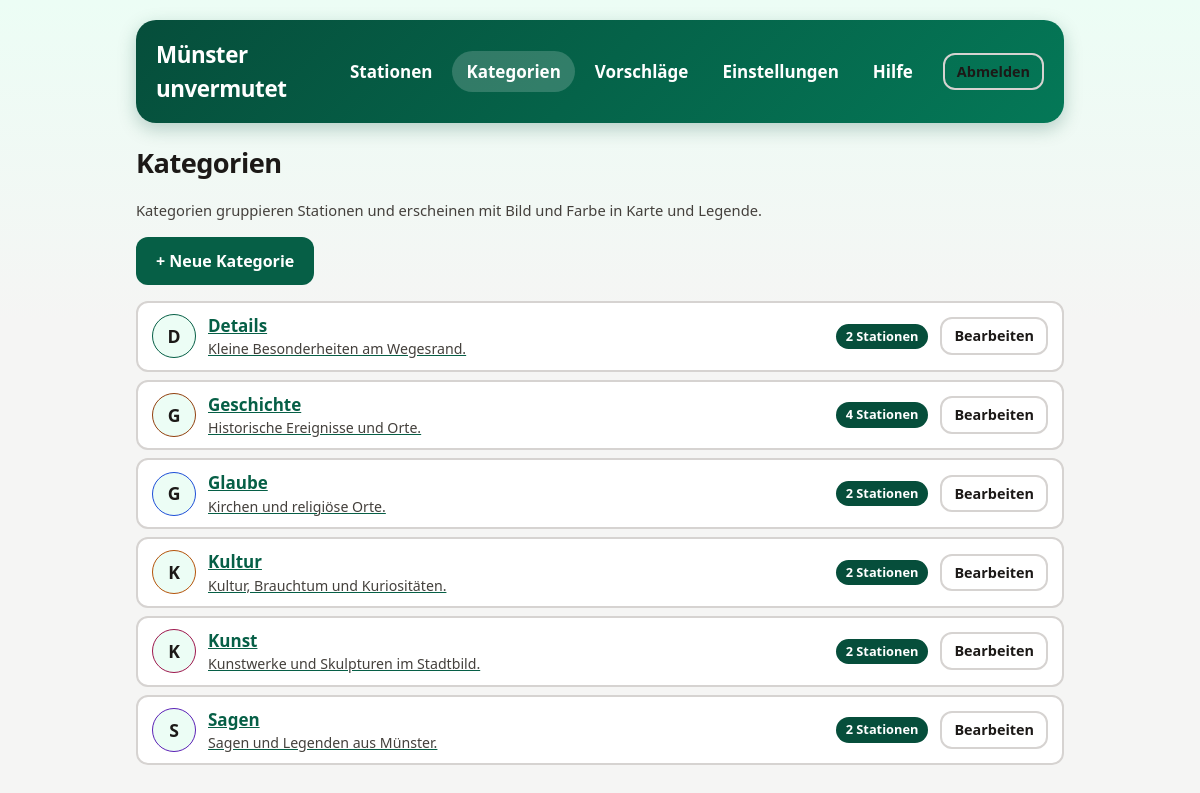
The app's page /admin/categories.php (signed in) with its own data.
### tables this page shows
CREATE TABLE categories (
    id TEXT PRIMARY KEY,
    name TEXT NOT NULL,
    description TEXT NOT NULL DEFAULT '',
    icon TEXT,
    color TEXT NOT NULL DEFAULT '#065f46'
        CHECK (length(color) = 7 AND color GLOB '#[0-9A-Fa-f][0-9A-Fa-f][0-9A-Fa-f][0-9A-Fa-f][0-9A-Fa-f][0-9A-Fa-f]'),
    created_at TEXT NOT NULL,
    updated_at TEXT NOT NULL
);

### includes/config.php (called while the page is built, shortened)
<?php
function config(string $key = null)
{
    static $config = null;
    if ($config === null) {
        $root = dirname(__DIR__);
        $config = [
            'root' => $root,
            'db_path' => $root . '/data/game.sqlite',
            'schema_path' => $root . '/setup/schema.sql',
            'upload_dir' => $root . '/uploads',
            'upload_url' => 'uploads',
            'upload_max_bytes' => 8 * 1024 * 1024,
            'upload_max_edge' => 4000,
            'session_name' => 'muenster_admin',
            'session_timeout' => 300,
            'login_max_attempts' => 5,
            'login_window' => 900,
            'suggest_max_per_hour' => 5,
            'allow_http_links' => true,
            'timezone' => 'Europe/Berlin',
            'debug' => false,
        ];
        $local = __DIR__ . '/config.local.php';
        if (is_file($local)) {
            $config = array_merge($config, (array) require $local);
        }
        date_default_timezone_set($config['timezone']);
    }
    return $key === null ? $config : $config[$key];
}

### includes/config.local.php (called while the page is built)
<?php return ['debug' => true];

### includes/database.php (called while the page is built, shortened)
<?php
require_once __DIR__ . '/config.php';
function db(): PDO
{
    static $pdo = null;
    if ($pdo === null) {
        $path = config('db_path');
        $isNew = !is_file($path);
        $pdo = new PDO('sqlite:' . $path, null, null, [
            PDO::ATTR_ERRMODE => PDO::ERRMODE_EXCEPTION,
            PDO::ATTR_DEFAULT_FETCH_MODE => PDO::FETCH_ASSOC,
            PDO::ATTR_EMULATE_PREPARES => false,
        ]);
        $pdo->exec('PRAGMA foreign_keys = ON');
        $pdo->exec('PRAGMA busy_timeout = 5000');
        $pdo->exec((string) file_get_contents(config('schema_path')));
    }
    return $pdo;
}

### includes/uploads.php (called while the page is built, shortened)
<?php
require_once __DIR__ . '/config.php';
function is_managed_upload(?string $path): bool
{
    return (bool) $path && (bool) preg_match('#^' . preg_quote(config('upload_url'), '#') . '/[a-f0-9]{32}\.(?:jpg|png)$#', $path);
}

### admin/categories.php (the view, shortened to what this page needs)
<?php
require __DIR__ . '/_bootstrap.php';
$categories = db()->query(
    'SELECT c.id, c.name, c.description, c.icon, c.color, COUNT(s.id) AS stations
     FROM categories c LEFT JOIN stations s ON s.category = c.id
     GROUP BY c.id ORDER BY c.name COLLATE NOCASE'
)->fetchAll();
?>
<h1 class="admin-title">Kategorien</h1>
<p class="task-intro">Kategorien gruppieren Stationen und erscheinen mit Bild und Farbe in Karte und Legende.</p>
<div class="admin-toolbar"><a class="btn" href="category-edit.php">+ Neue Kategorie</a></div>
<ul class="station-list">
  <?php foreach ($categories as $c): ?>
  <li class="station-item">
    <span class="ico" style="border-color: <?= h($c['color']) ?>"><?= category_ico($c) ?></span>
    <a class="admin-main" href="category-edit.php?id=<?= h(urlencode($c['id'])) ?>"><?= h($c['name']) ?>
      <small><?= h($c['description']) ?></small></a>
    <span class="badge"><?= (int) $c['stations'] ?> Stationen</span>
    <span class="admin-actions">
      <a class="btn secondary small" href="category-edit.php?id=<?= h(urlencode($c['id'])) ?>">Bearbeiten</a>
    </span>
  </li>
  <?php endforeach; ?>
</ul>

### admin/admin.css (style rules this page uses)
:root { font-family: system-ui, -apple-system, 'Segoe UI', sans-serif; color-scheme: light dark; --green: #065f46; --green-dark: #064e3b; --green-soft: #ecfdf5; --ink: #1c1917; --muted: #44403c; --bg: #f5f5f4; --bg-top: #ecfdf5; --surface: #fff; --surface-alt: #f5f5f4; --border: #d6d3d1; --border-soft: #e7e5e4; --link: #065f46; --focus: #f59e0b; --danger: #b91c1c; --danger-soft: #fee2e2; --ok-soft: #d1fae5; --hero-from: #064e3b; --hero-to: #047857; --hero-text: #d1fae5; --cat: #065f46; --cat-soft: #ecfdf5; --shadow: rgba(6, 78, 59, 0.25); }
* { box-sizing: border-box; }
body { margin: 0; background: linear-gradient(180deg, var(--bg-top) 0, var(--bg) 320px) no-repeat var(--bg); color: var(--ink); font-size: 1.0625rem; line-height: 1.5; }
a { color: var(--link); }
h1.admin-title { font-size: 1.7rem; letter-spacing: -0.02em; margin: 0 0 4px; color: var(--ink); }
.admin-toolbar { display: flex; flex-wrap: wrap; gap: 10px; align-items: center; margin: 16px 0; }
button, .btn { cursor: pointer; font: inherit; font-size: 1rem; font-weight: 600; min-height: 44px; padding: 10px 18px; border-radius: 12px; border: 2px solid transparent; text-decoration: none; display: inline-flex; align-items: center; justify-content: center; gap: 6px; background: var(--green); color: #fff; transition: transform 0.18s ease, background-color 0.18s ease; }
button.secondary, .btn.secondary, .back-button { background: transparent; color: var(--ink); border-color: var(--border); font-weight: 700; }
button.small, .btn.small { min-height: 36px; padding: 6px 12px; font-size: 0.9rem; }
.task-intro, .muted { color: var(--muted); font-size: 0.92rem; }
.badge { display: inline-block; font-size: 0.8rem; font-weight: 700; padding: 3px 10px; border-radius: 999px; background: var(--green-dark); color: #fff; }
.station-list { list-style: none; margin: 16px 0 0; padding: 0; display: grid; gap: 8px; }
.station-item { display: flex; align-items: center; gap: 12px; background: var(--surface); color: var(--ink); border: 2px solid var(--border); border-radius: 12px; padding: 10px 14px; min-height: 60px; font-weight: 600; }
.station-item .ico { flex: 0 0 44px; height: 44px; border-radius: 50%; background: var(--cat-soft); border: 1px solid var(--cat); display: flex; align-items: center; justify-content: center; font-size: 1.1rem; font-weight: 800; overflow: hidden; }
.station-item .admin-main { flex: 1; min-width: 0; }
.station-item small { display: block; font-weight: 500; color: var(--muted); }
.admin-actions { display: flex; gap: 8px; flex-wrap: wrap; align-items: center; }

### records on screen
categories: name "D", name "Details", description "Kleine Besonderheiten am Wegesrand.", stations "2"
categories: name "G", name "Geschichte", description "Historische Ereignisse und Orte.", stations "4"
categories: name "G", name "Glaube", description "Kirchen und religiöse Orte.", stations "2"
categories: name "K", name "Kultur", description "Kultur, Brauchtum und Kuriositäten.", stations "2"
categories: name "K", name "Kunst", description "Kunstwerke und Skulpturen im Stadtbild.", stations "2"
categories: name "S", name "Sagen", description "Sagen und Legenden aus Münster.", stations "2"

### other values on screen
$label "Stationen"
$label "Kategorien"
$label "Vorschläge"
$label "Einstellungen"
$label "Hilfe"
